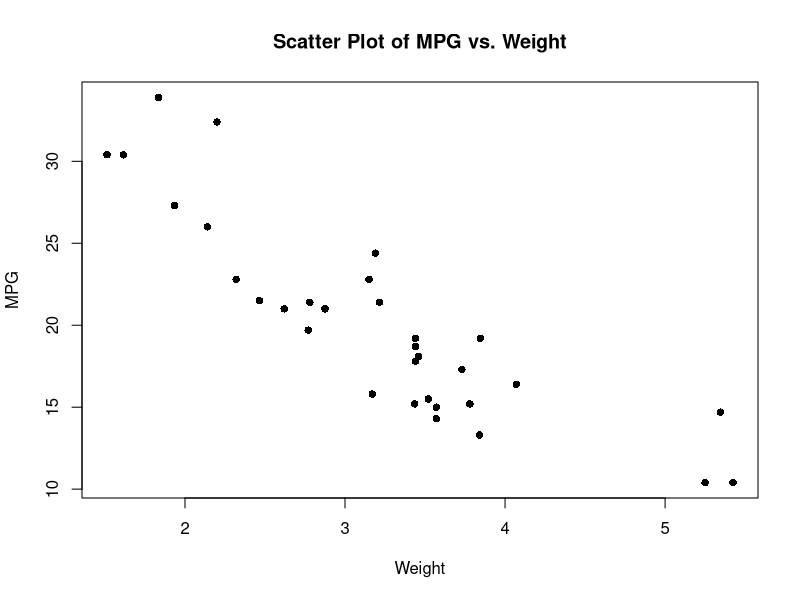
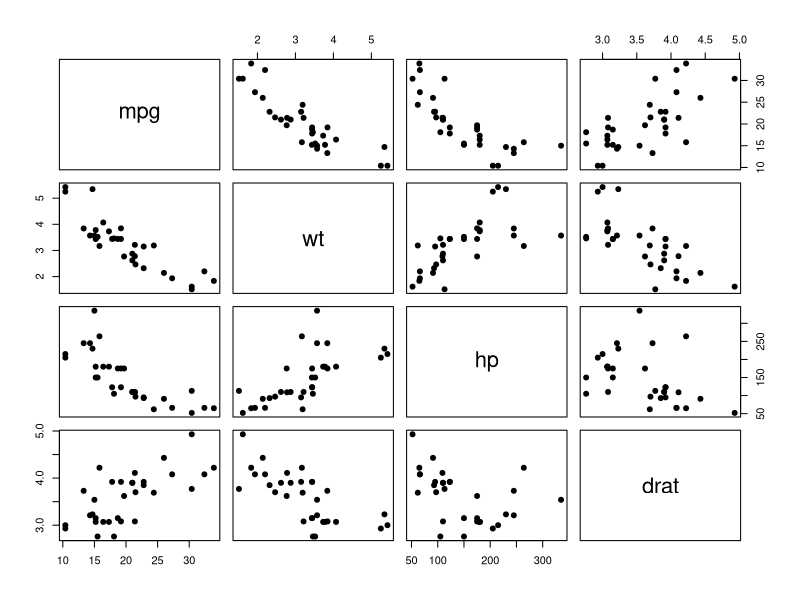
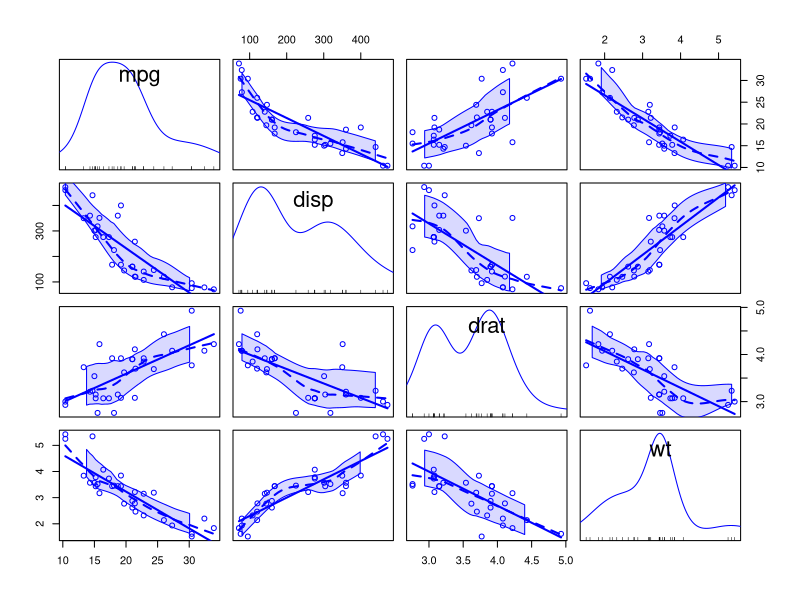
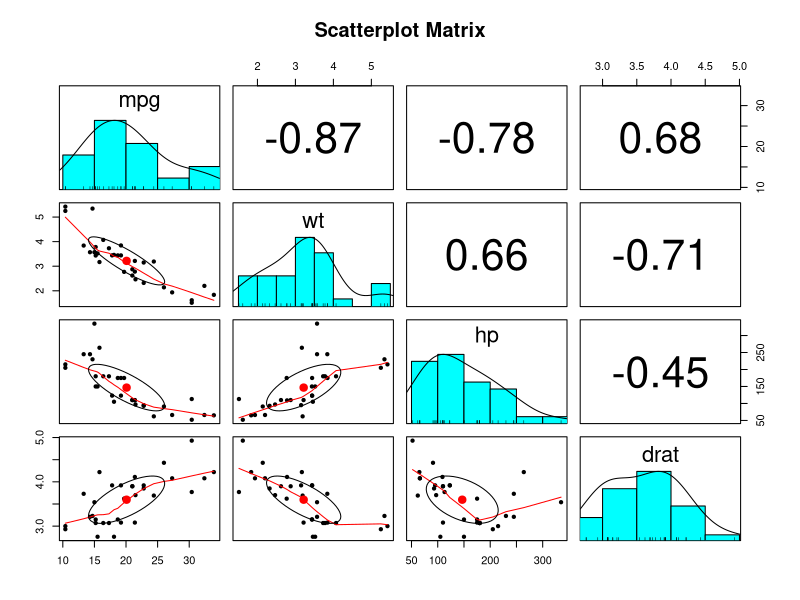

Write the R code that produced these figures, in order.
## ---- chunk 1
# Load the required libraries, suppressing annoying startup messages
library(tibble) 
suppressPackageStartupMessages(library(dplyr))
# Read the mtcars dataset into a tibble called tb
data(mtcars)
tb <- as_tibble(mtcars)
# Convert several numeric columns into factor variables
tb$cyl <- as.factor(tb$cyl)
tb$vs <- as.factor(tb$vs)
tb$am <- as.factor(tb$am)
tb$gear <- as.factor(tb$gear)
# Directly access the data columns of tb, without tb$mpg
attach(tb)
## ---- chunk 2
plot(tb$wt, 
     tb$mpg, 
     main = "Scatter Plot of MPG vs. Weight",
     xlab = "Weight", ylab = "MPG", pch = 16)

## ---- chunk 3

# scatter plot matrix for mpg, wt, hp, drat
pairs(tb[,c("mpg","wt","hp","drat")], pch = 19)

## ---- chunk 4
# Load the car package
library(car)

# Create a scatterplot matrix using scatterplotMatrix()
scatterplotMatrix(~ mpg + disp +drat +wt, 
                  data = tb, col = c("blue", "red")) 

## ---- chunk 5
# Load the psych package
library(psych)

# Create a scatterplot matrix using pairs.panels()
pairs.panels(tb[,c("mpg","wt","hp","drat")], 
             main = "Scatterplot Matrix")

